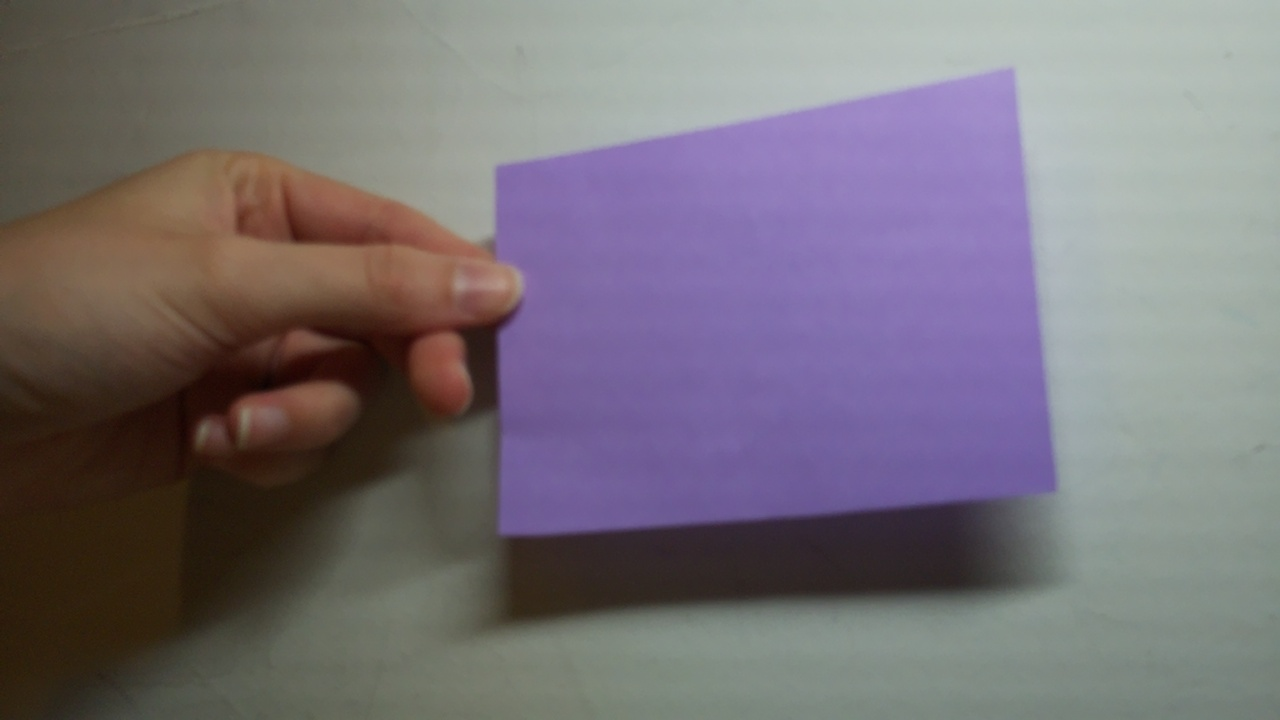
#> input picture data/color_segmentation/colors_01.jpg, 1280 x 720 px; its folder holds 4 pictures in this run
$ python color_code.py
#> lines starting #> are read from the running program, lines starting #| are printed output that depends on the picture; after the words box and inside, x2 and y2 are one past the last pixel; in counts of white or black regions, pixels touching at a corner belong together
#> further down, img is the input picture: shape (720, 1280, 3); mean B, G, R 119.1, 112.1, 118.9
import cv2
import imageio
import glob
import numpy as np

# [8 lines left out: function nothing, not called in this run]

def get_hsv_color_ranges(image: np.ndarray) -> None:
    """
    Displays an interactive window for selecting HSV color ranges from an image.

    Args:
        image (np.array): Input image in BGR format to be analyzed.
    """
    # Create a window
    cv2.namedWindow('image', cv2.WINDOW_NORMAL)

    # Create trackbars for color change
    cv2.createTrackbar('HMin', 'image', 0, 255, nothing)
#> slider 'HMin' is set to 51
    cv2.createTrackbar('SMin', 'image', 0, 255, nothing)
#> slider 'SMin' is set to 51
    cv2.createTrackbar('VMin', 'image', 0, 255, nothing)
#> slider 'VMin' is set to 51
    cv2.createTrackbar('HMax', 'image', 0, 255, nothing)
#> slider 'HMax' is set to 255
    cv2.createTrackbar('SMax', 'image', 0, 255, nothing)
#> slider 'SMax' is set to 255
    cv2.createTrackbar('VMax', 'image', 0, 255, nothing)
#> slider 'VMax' is set to 255

    # Set default value for MAX HSV trackbars.
    cv2.setTrackbarPos('HMax', 'image', 255)
    cv2.setTrackbarPos('SMax', 'image', 255)
    cv2.setTrackbarPos('VMax', 'image', 255)

    # Initialize to check if HSV min/max value changes
    hMin = sMin = vMin = hMax = sMax = vMax = 0
    phMin = psMin = pvMin = phMax = psMax = pvMax = 0

    output = image
    wait_time = 33

    while(1):

        # get current positions of all trackbars
        hMin = cv2.getTrackbarPos('HMin','image')
        sMin = cv2.getTrackbarPos('SMin','image')
        vMin = cv2.getTrackbarPos('VMin','image')

        hMax = cv2.getTrackbarPos('HMax','image')
        sMax = cv2.getTrackbarPos('SMax','image')
        vMax = cv2.getTrackbarPos('VMax','image')

        # Set minimum and max HSV values to display
        lower = np.array([hMin, sMin, vMin])
        upper = np.array([hMax, sMax, vMax])

        # Create HSV Image and threshold into a range.
        hsv = cv2.cvtColor(image, cv2.COLOR_BGR2HSV)
#> hsv: shape (720, 1280, 3); mean H, S, V 67, 66.5, 132.5
        mask = cv2.inRange(hsv, lower, upper)
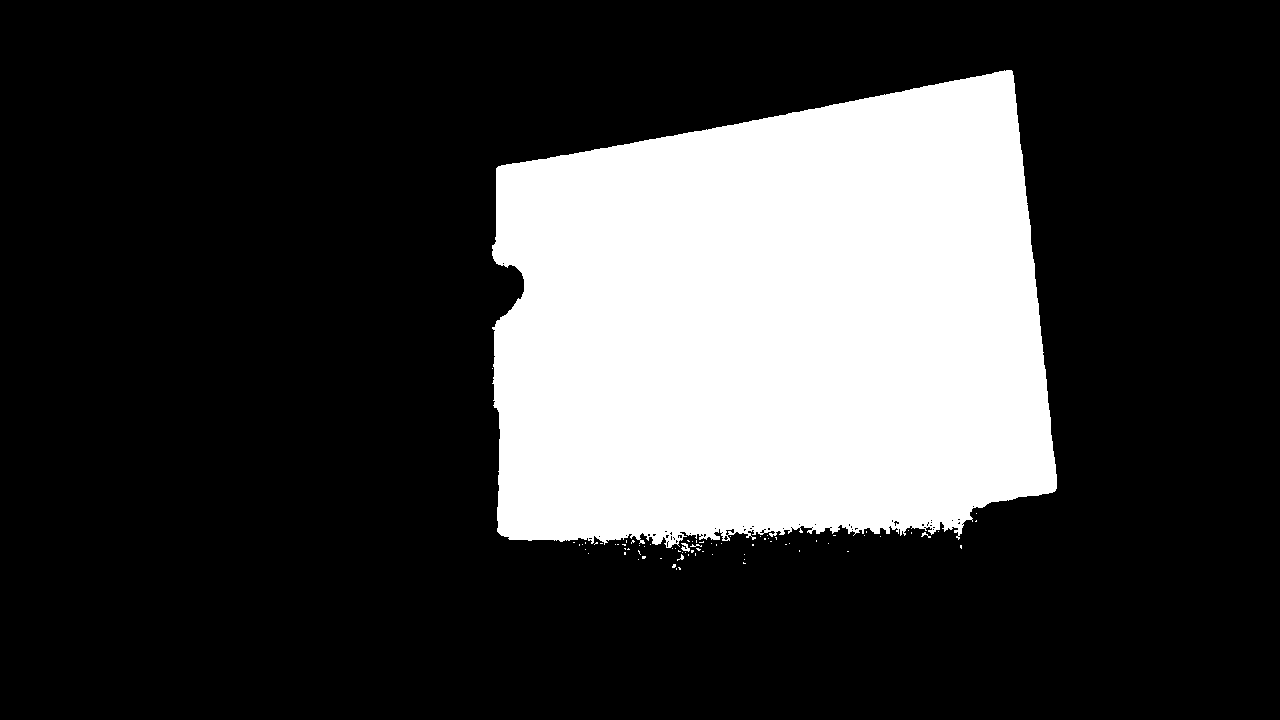
#> mask: shape (720, 1280); 24.1% white; 77 white regions (74 under 20 px), largest, box (x1, y1, x2, y2) and area: (492, 70, 1057, 548) 222013, (681, 543, 690, 552) 46, (921, 532, 931, 538) 23
        output = cv2.bitwise_and(image,image, mask= mask)
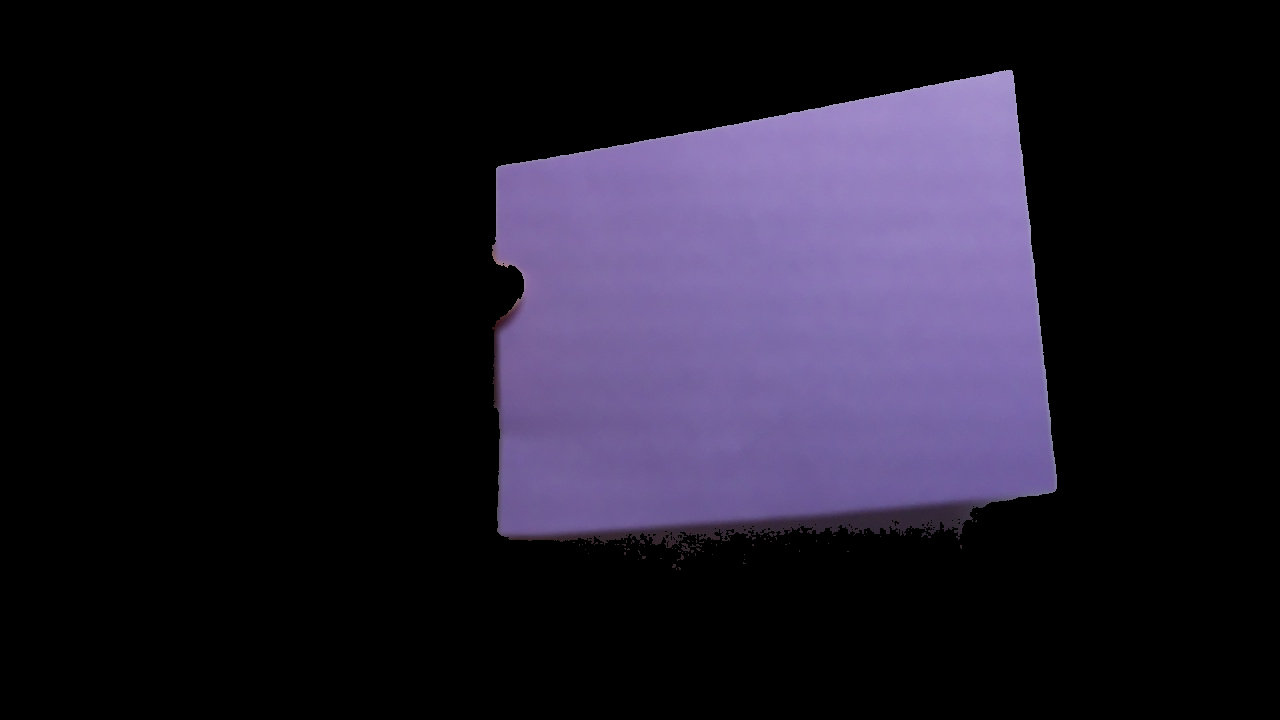
#> output: shape (720, 1280, 3); mean B, G, R 40.1, 25.7, 30.4

        # Print if there is a change in HSV value
        if( (phMin != hMin) | (psMin != sMin) | (pvMin != vMin) | (phMax != hMax) | (psMax != sMax) | (pvMax != vMax) ):
            print("(hMin = %d , sMin = %d, vMin = %d), (hMax = %d , sMax = %d, vMax = %d)" % (hMin , sMin , vMin, hMax, sMax , vMax))
            phMin = hMin
            psMin = sMin
            pvMin = vMin
            phMax = hMax
            psMax = sMax
            pvMax = vMax

        # Display output image
        cv2.imshow('image',output)
        cv2.resizeWindow("image", 500,300)

        # Wait longer to prevent freeze for videos.
        if cv2.waitKey(wait_time) & 0xFF == ord('q'):
#> (key q is pressed here)
            break

    cv2.destroyAllWindows()

if __name__=="__main__":
    imgs = glob.glob("./data/color_segmentation/colors_*.jpg")
    # imgs = glob.glob("./data/color_segmentation/desk_1.jpg")
    # imgs = glob.glob("./data/color_segmentation/pingpong_ball_*.jpg")
    # img_name = "./data/color_segmentation/all_colors_9.jpg"
    img_name = imgs[0]
    img = cv2.imread(img_name)
    get_hsv_color_ranges(img)

$ run again, on data/color_segmentation/colors_06.jpg
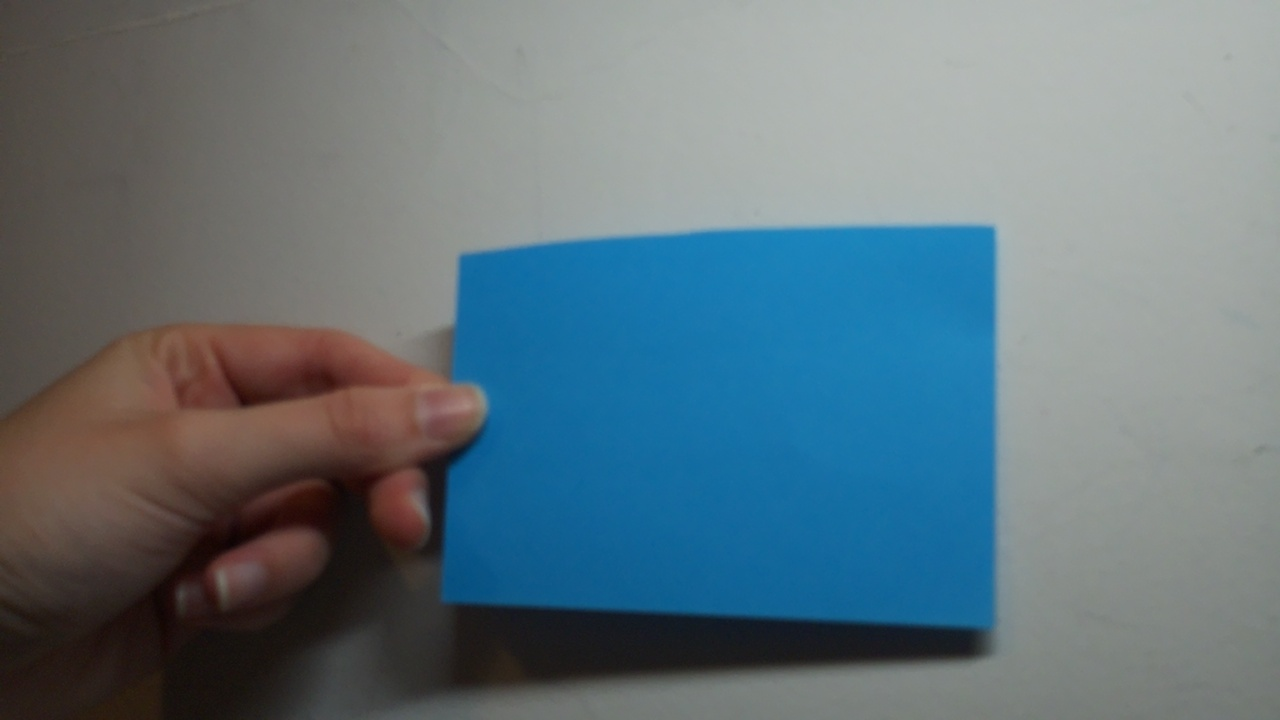
#> input picture data/color_segmentation/colors_06.jpg, 1280 x 720 px
#> img is the input picture: shape (720, 1280, 3); mean B, G, R 124.7, 116.3, 97.7
#> hsv: shape (720, 1280, 3); mean H, S, V 61.6, 77.2, 132.5
#> in get_hsv_color_ranges, `mask = cv2.inRange(hsv, lower, upper)`:
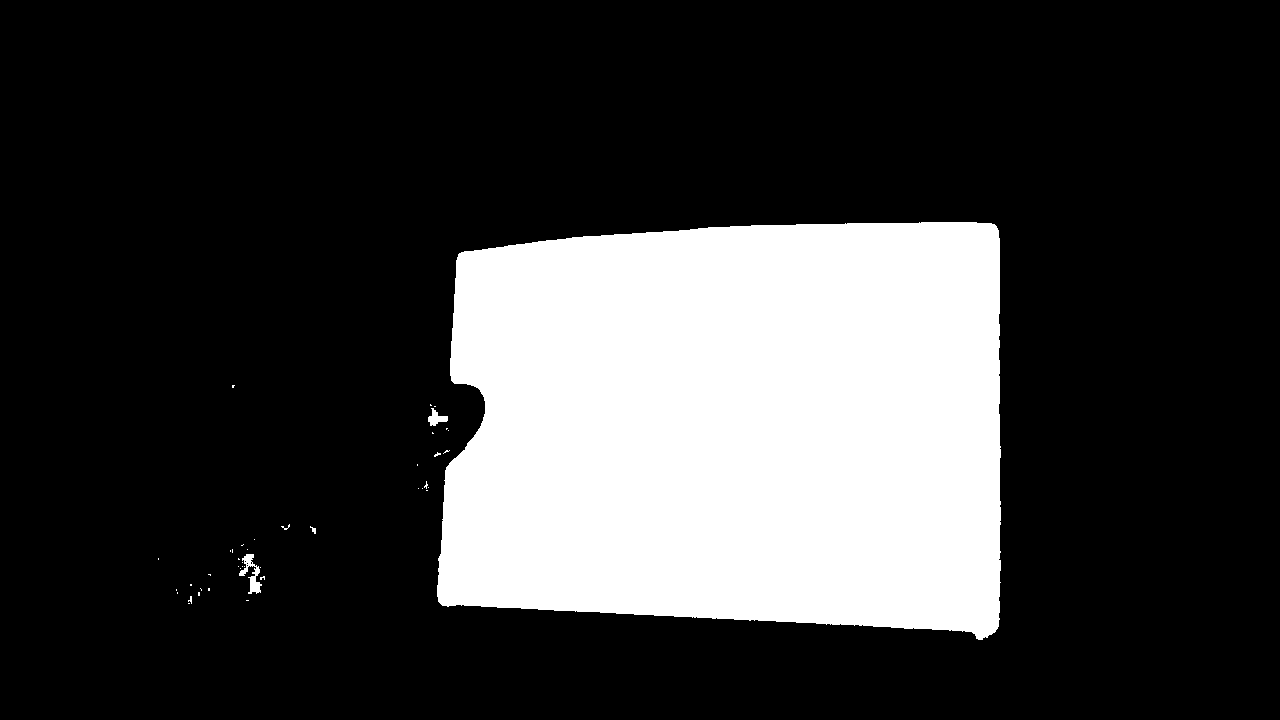
#> mask: shape (720, 1280); 23.1% white; 43 white regions (39 under 20 px), largest, box (x1, y1, x2, y2) and area: (437, 222, 1001, 640) 212386, (239, 554, 262, 594) 363, (428, 408, 448, 426) 182, (310, 526, 316, 534) 24
#> in get_hsv_color_ranges, `output = cv2.bitwise_and(image,image, mask= mask)`:
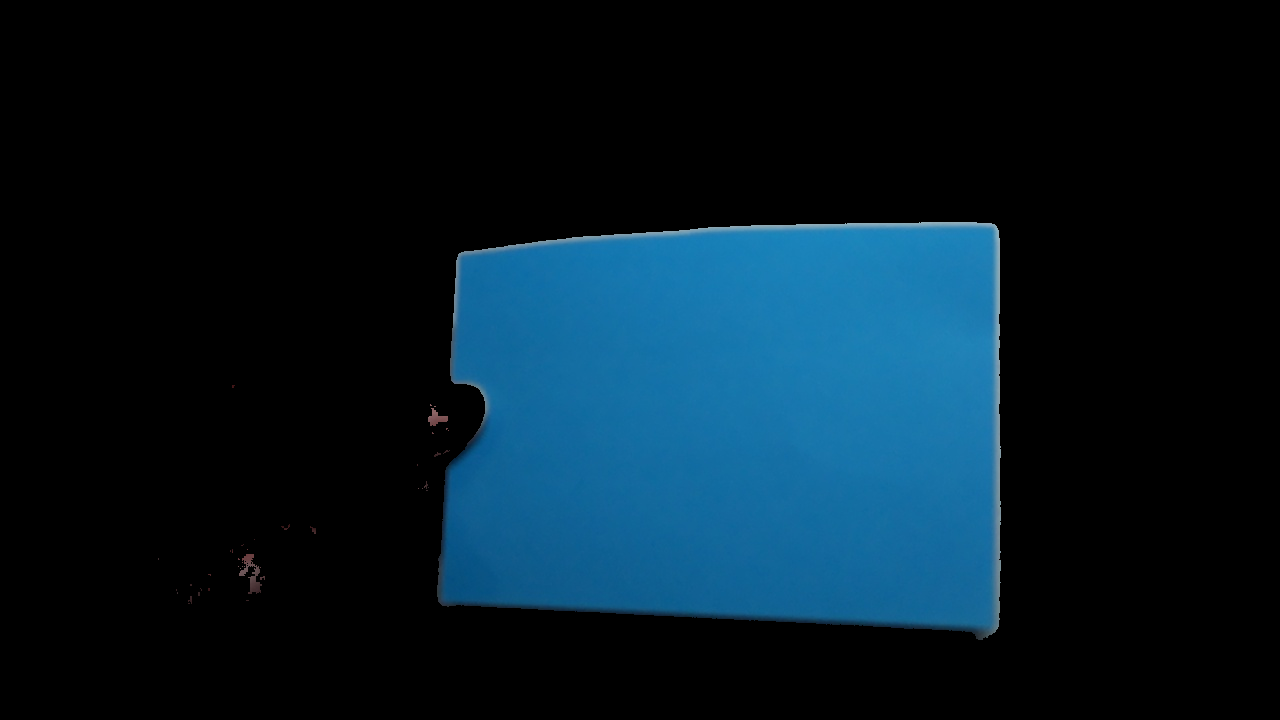
#> output: shape (720, 1280, 3); mean B, G, R 37.5, 25.7, 5.4

$ run again, on data/color_segmentation/colors_07.jpg
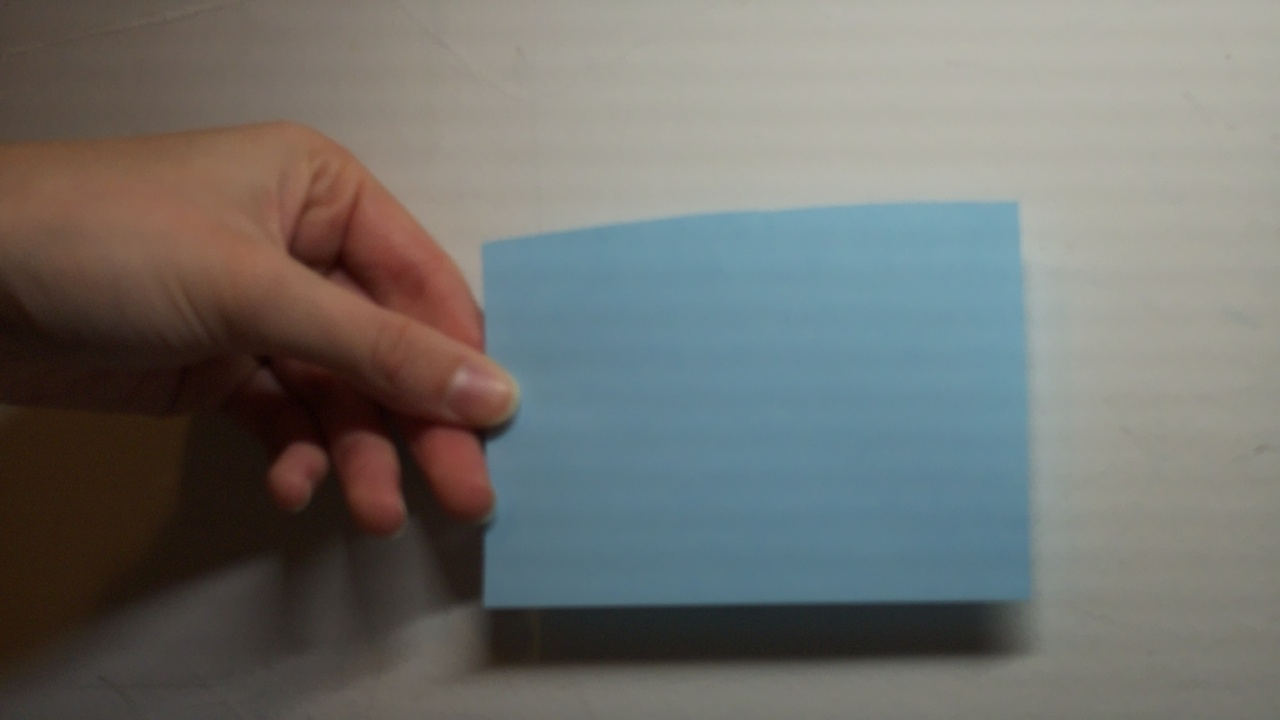
#> input picture data/color_segmentation/colors_07.jpg, 1280 x 720 px
#> img is the input picture: shape (720, 1280, 3); mean B, G, R 109, 112.8, 112.4
#> hsv: shape (720, 1280, 3); mean H, S, V 39.9, 66.4, 124.4
#> in get_hsv_color_ranges, `mask = cv2.inRange(hsv, lower, upper)`:
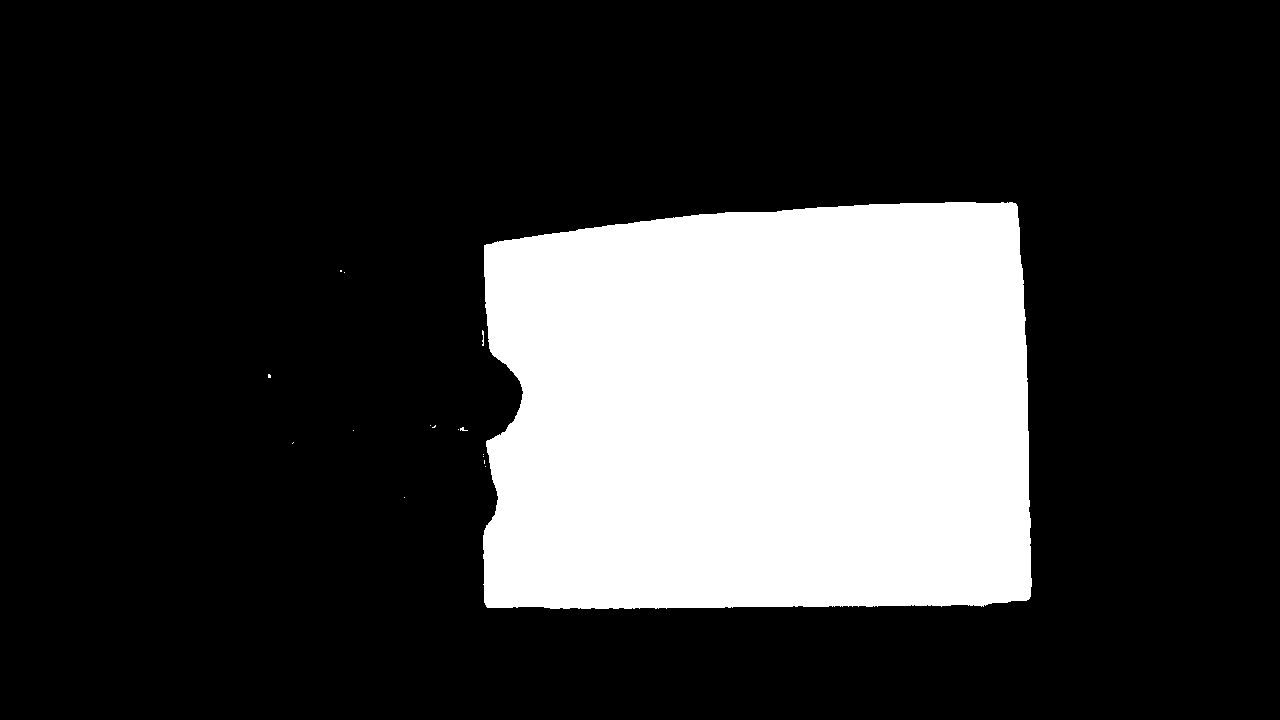
#> mask: shape (720, 1280); 22.7% white; 16 white regions (14 under 20 px), largest, box (x1, y1, x2, y2) and area: (483, 202, 1032, 609) 209249, (482, 330, 484, 346) 24
#> in get_hsv_color_ranges, `output = cv2.bitwise_and(image,image, mask= mask)`:
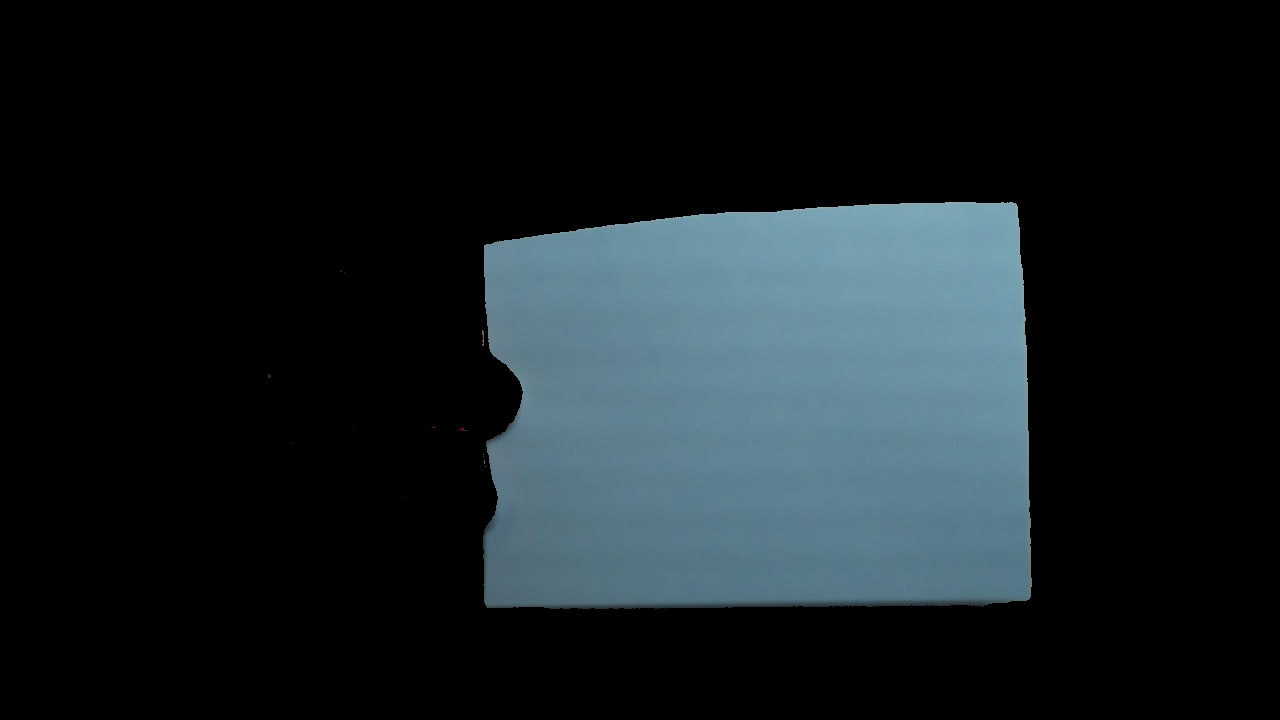
#> output: shape (720, 1280, 3); mean B, G, R 33.9, 30.4, 22.4
